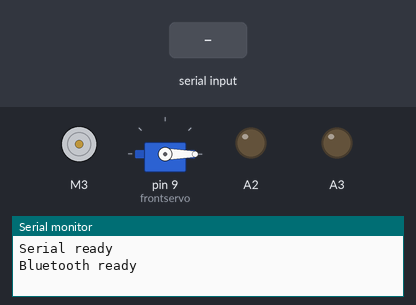
Recording of a sketch running on a simulated Arduino Uno, built with avr-gcc and run on an emulated ATmega328P. Shown: DC motor (green arrow = forward, orange = backward, longer = faster), servo, output pins drawn as LEDs (lit = HIGH), the last lines printed to the serial monitor. The inputs (shaded band) are chosen by the test bench.

Above: at 1.7 s.
1.8 s: "2\n" received over the second serial link
At 2.5 s:
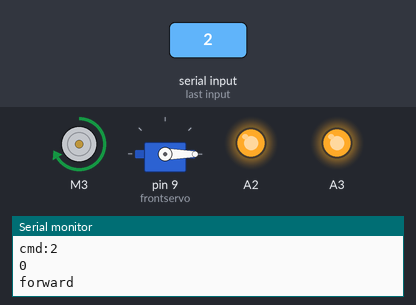
3.4 s: "3\n" received over the second serial link
At 4.1 s:
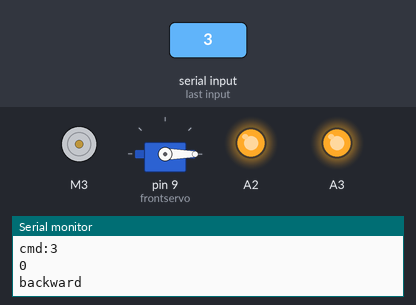
5.2 s: "90,45,200\n" received over the second serial link
At 6.3 s:
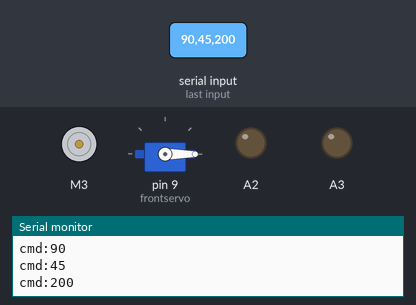
6.7 s: "30,150,10\n" received over the second serial link
At 7.4 s:
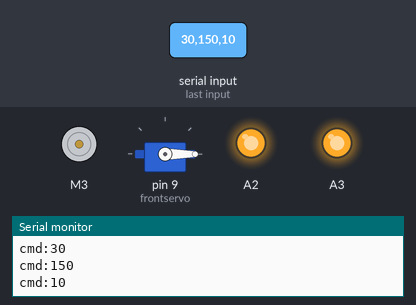
Timing chart, 0 to 9.2 s (numbered marks = the images above; inputs shaded):
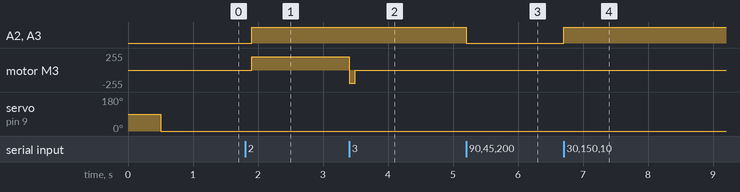

Measured:
- after the input at 1.8 s, A2, A3: LOW → HIGH after 0.10 s; motor M3: stopped → forward 200/255 after 0.10 s
- after the input at 3.4 s, motor M3: forward 200/255 → backward 200/255 at once, → stopped 0.10 s later
- after the input at 5.2 s, A2, A3: HIGH → LOW at once
- after the input at 6.7 s, A2, A3: LOW → HIGH at once

The sketch:

mycar_joystick.ino
```cpp
#include <AFMotor.h>
#include <SoftwareSerial.h>
#include <Servo.h>
AF_DCMotor motor(3);

  const int rxpin = A0; // 接收 pin
  const int txpin = A1; // 發送 pin
  SoftwareSerial bluetooth (rxpin, txpin);
  Servo frontservo;
  int angle = 0;
  bool isFlashing = false;
  int Speed =0;

void setup(){
  motor.setSpeed(200);
  motor.run(RELEASE);

  Serial.begin(9600);
  Serial.setTimeout(100);
  Serial.println("Serial ready");
  bluetooth.begin(9600);
  bluetooth.setTimeout(100);
  Serial.println("Bluetooth ready");

  frontservo.attach(9);
  frontservo.write(90);
  delay(500);
  frontservo.detach();
  pinMode(A2,OUTPUT);
  digitalWrite(A2,LOW);
  pinMode(A3,OUTPUT);
  digitalWrite(A3,LOW);
}

void loop() {
  int command = GetCommand();
  if(command>0) {
    ExecCommand(command);
  }
  frontservo.attach(9);

  int cangle = frontservo.read();
  if(cangle!=angle) {
    frontservo.write(angle);
    delay(30);
  }
  frontservo.detach();
}

int GetCommand() {
  int command = 0;
  if(bluetooth.available()) {
    command = bluetooth.parseInt();
    if(command>0) {
      Serial.print("cmd:");
      Serial.println(command);
    }
    //int command = Serial.parseInt();
  }
  return command;
}

void ExecCommand(int command){
 if(command==1) {
    motor.run(RELEASE);
    Serial.println("stop");
    analogWrite(A2,0);
    analogWrite(A3,0);
    isFlashing = false;
  }
  else if(command==2) {
    int Speed = bluetooth.parseInt();
    //int Speed = Serial.parseInt();
    Serial.println(Speed);
    //motor.setSpeed(200);
    Serial.println("forward");
    motor.run(FORWARD);
    analogWrite(A2,255);
    analogWrite(A3,255);
    isFlashing = false;
  }
  else if(command==3) {
    motor.run(BACKWARD);
    int Speed = bluetooth.parseInt();
    Serial.println(Speed);
    motor.setSpeed(Speed);
    isFlashing = true;
    Serial.println("backward");

  }
  else if (command==4){
    angle = bluetooth.parseInt();
    Serial.println(angle);
   }

  if(isFlashing) {
      flash();
  }

}

void flash(){

  static bool LedStatus = LOW;
  static unsigned long lasttime = 0;
  unsigned long thistime = millis();
    if(thistime-lasttime>500){
      LedStatus = !LedStatus;
      digitalWrite(A2, LedStatus);
      digitalWrite(A3, LedStatus);
      lasttime = thistime;
    }
}
```
